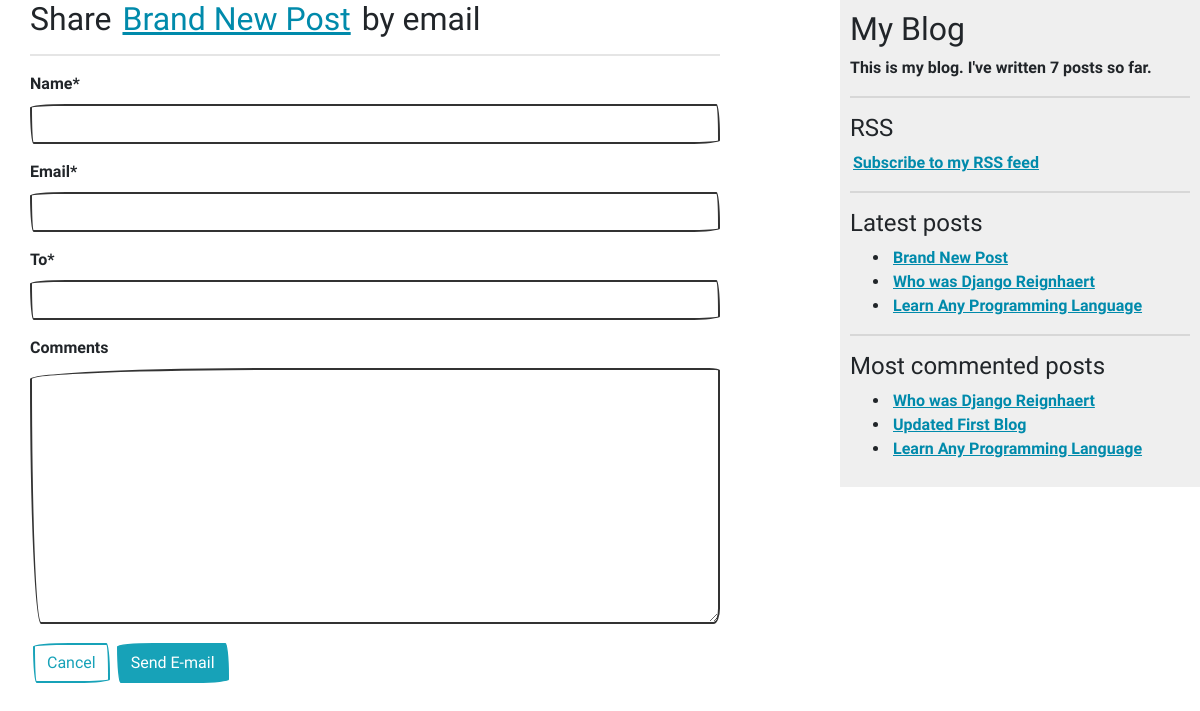
Before: /blog/9/share/ with the older database file.
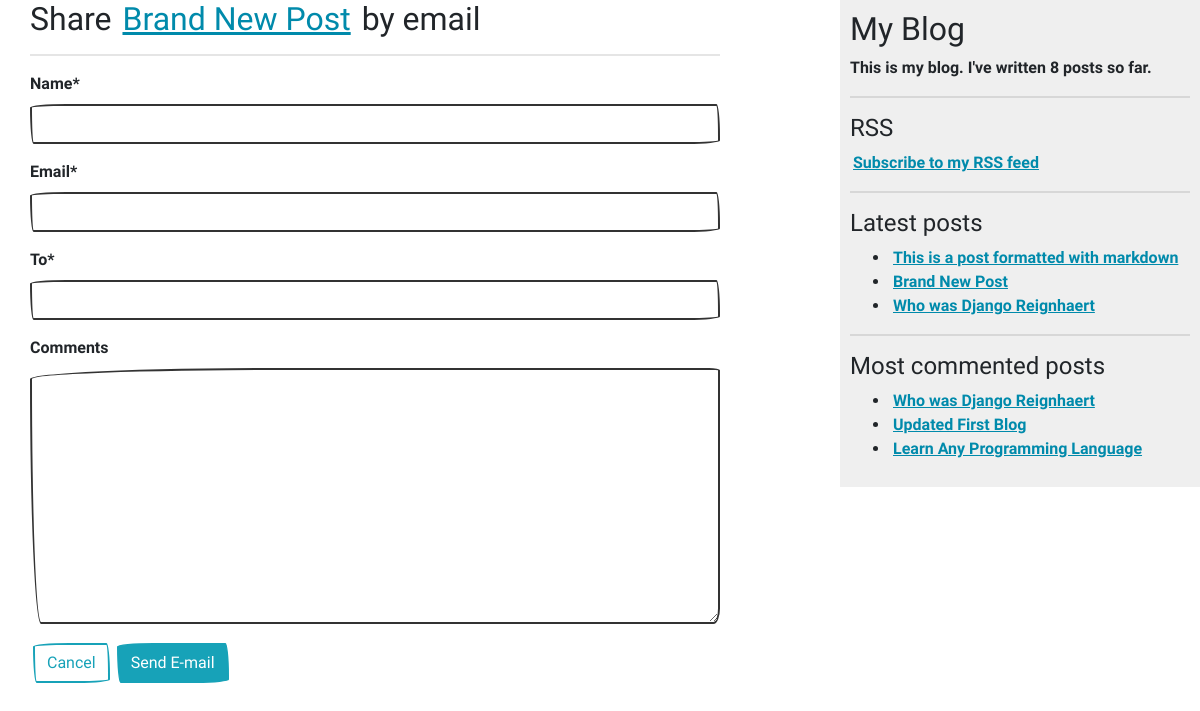
After: the same page with the newer database file.
### blog/models.py (models this page shows, shortened)
class Post(models.Model):
    STATUS_CHOICES = (
        ('draft', 'Draft'),
        ('published', 'Published')
    )
    title = models.CharField(max_length=250)
    slug = models.SlugField(max_length=250, unique_for_date='publish')
    author = models.ForeignKey(User, on_delete=models.CASCADE, related_name='blog_posts')
    body = models.TextField()
    publish = models.DateTimeField(default=timezone.now)
    created = models.DateTimeField(auto_now_add=True)
    updated = models.DateTimeField(auto_now=True)
    status = models.CharField(max_length=10,
                            choices=STATUS_CHOICES,
                            default='draft')
    tags = TaggableManager()
    class Meta:
        ordering = ('-publish', ) # append ',' to tell Python it's a tuple.
    def get_absolute_url(self):
        return reverse('blog:post_detail',
                        args=[self.publish.year,
                                self.publish.month,
                                self.publish.day, self.slug])
    objects = models.Manager()
    published = PublishedManager()

### blog/views.py (the view)
# urls.py: path('<int:post_id>/share/', views.post_share, name='post_share'),
def post_share(request, post_id):
    post = get_object_or_404(Post, id=post_id, status='published')
    sent = False
    if request.method == 'POST':
        form = EmailPostForm(request.POST)
        if form.is_valid():
            cd = form.cleaned_data
            post_url = request.build_absolute_uri(post.get_absolute_url())
            subject = f'{cd["name"]} recommends you to read {post.title}'
            message = f'Read {post.title} at {post_url} \n {cd["name"]}\s comments: \n {cd["comments"]}'
            messages.success(request, 'Successfully sent')
            sent = send_mail(subject, message, 'admin@myblog.com', [cd["to"]])
            if sent:
                form = EmailPostForm()
    else:
        form = EmailPostForm()
    return render(request, 'blog/post/share.html', {'post': post, 'form': form, 'sent': sent})

### blog/forms.py
class EmailPostForm(forms.Form):
    name = forms.CharField(max_length=25)
    email = forms.EmailField()
    to = forms.EmailField()
    comments = forms.CharField(required=False, widget=forms.Textarea)

### blog/models.py (called while the page is built)
    def get_queryset(self):
        return super(PublishedManager, self).get_queryset()\
                                            .filter(status='published')

### blog/templatetags/blog_tags.py (called while the page is built)
@register.simple_tag
def total_posts():
    return Post.published.count()

@register.inclusion_tag('blog/post/latest_posts.html')
def show_latest_posts(count=5):
    latest_posts = Post.published.order_by('-publish')[:count]
    return {'latest_posts': latest_posts}

@register.simple_tag
def get_most_commented_posts(count=5):
    return Post.published.annotate(total_comments=Count('comments')).order_by('-total_comments')[:count]

### blog/templates/blog/post/share.html (shortened to what this page needs)
{% extends 'blog/base.html' %}
{% load crispy_forms_tags %}
{% block content %}
    <h2>
        Share <a href="{{ post.get_absolute_url }}">{{ post.title }}</a> by email
    </h2>
    <hr>
    <form method="POST">
        {{ form|crispy }}
        <a href="{% url 'blog:post_list' %}" class="btn btn-outline-info">Cancel</a>
        <button type="submit" class="btn btn-info"> Send E-mail </button>
    </form>
{% endblock %}

### blog/templates/blog/base.html (shortened to what this page needs)
{% load blog_tags %}
{% load static %}
<!DOCTYPE html>
<html lang="en">
<head>
    <link rel="stylesheet" href="{% static 'blog/css/bootstrap-united.min.css' %}">
    <link rel="stylesheet" href="{% static 'blog/css/bootstrap-sketchy.min.css' %}">
    <link rel="stylesheet" href="{% static 'blog/css/main.css' %}">
</head>
<body>
    <div id="content">
        {% block content %}
        {% endblock %}
    </div>
    <div id="sidebar">
        <h2>My Blog</h2>
        <p>This is my blog. I've written {% total_posts %} posts so far.</p>
        <hr>
        <h4>RSS</h4>
        <p><a href="{% url 'blog:post_feed' %}">
            Subscribe to my RSS feed
        </a></p>
        <hr>
        <h4>Latest posts</h4>
        {% show_latest_posts 3 %}
        <hr>
        <h4>Most commented posts</h4>
        {% get_most_commented_posts 3 as most_commented_posts %}
        <ul>
            {% for post in most_commented_posts %}
                <li>
                    <a href="{{ post.get_absolute_url}}"> {{ post.title }} </a>
                </li>
            {% endfor %}
        </ul>
    </div>
</body>
</html>

### blog/templates/blog/post/latest_posts.html
<ul>
    {% for post in latest_posts %}
        <li>
            <a href="{{ post.get_absolute_url }}">{{ post.title }}</a>
        </li>
    {% endfor %}
</ul>

Changed rows visible on the page:
no longer on one of the page's lists (row unchanged): Post: title "Learn Any Programming Language"
added Post: title "This is a post formatted with markdown", shown under "Latest posts"
Other visible differences:
text no longer shown: "7"
text now shown: "8"
